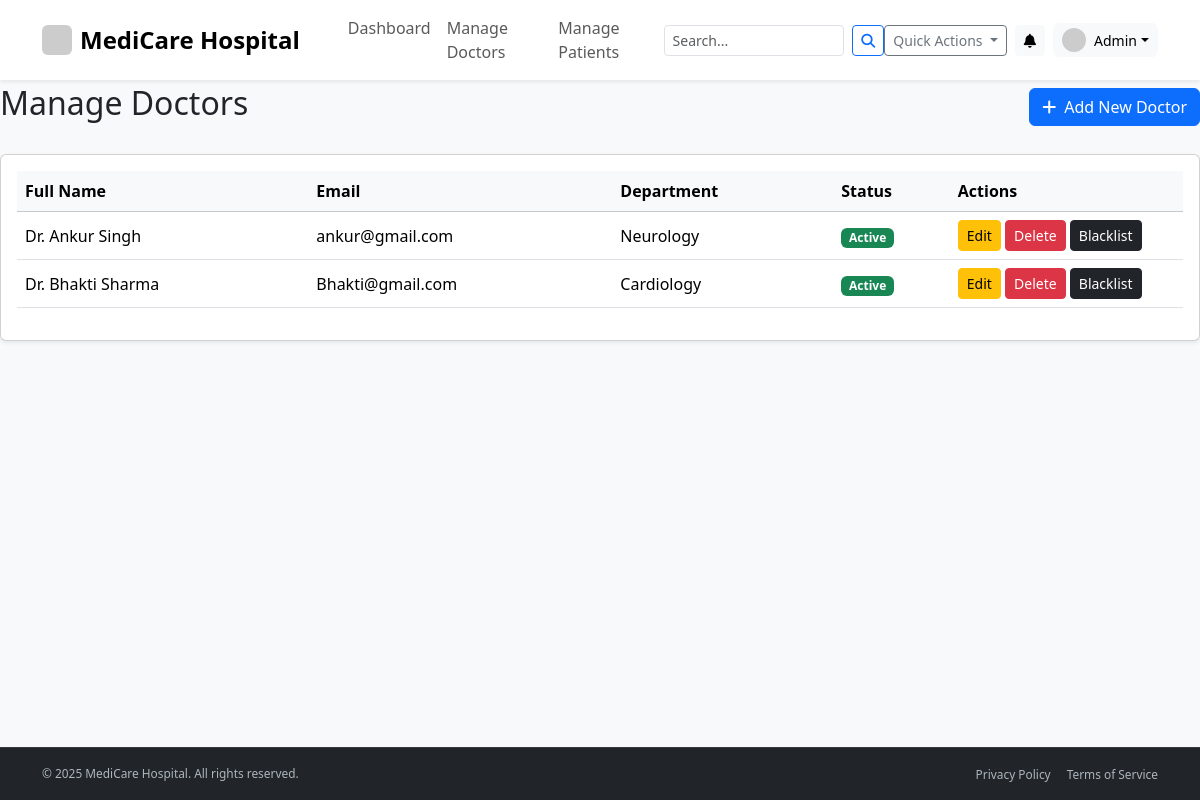
Page /admin/doctors (signed in) on the committed database.
### app/models.py (models this page shows, shortened)
class User(db.Model, UserMixin):
    __tablename__ = 'user'
    id = db.Column(db.Integer, primary_key=True)
    email = db.Column(db.String(120), unique=True, nullable=False)
    password_hash = db.Column(db.String(128), nullable=False)
    role = db.Column(db.String(10), nullable=False)  # 'admin', 'doctor', 'patient'
    created_at = db.Column(db.DateTime, default=datetime.utcnow)
    is_active = db.Column(db.Boolean, nullable=False, default=True)
    doctor_profile = db.relationship('DoctorProfile', backref='user', uselist=False, cascade="all, delete-orphan")
    patient_profile = db.relationship('PatientProfile', backref='user', uselist=False, cascade="all, delete-orphan")
    doctor_appointments = db.relationship('Appointment', foreign_keys='Appointment.doctor_id', backref='doctor', lazy=True)
    patient_appointments = db.relationship('Appointment', foreign_keys='Appointment.patient_id', backref='patient', lazy=True)
    availabilities = db.relationship('Availability', backref='doctor', lazy=True, cascade="all, delete-orphan")
    notifications = db.relationship('Notification', backref='user', lazy=True, cascade="all, delete-orphan")
    reviews_given = db.relationship('DoctorReview', foreign_keys='DoctorReview.patient_id', backref='patient', lazy=True)
    reviews_received = db.relationship('DoctorReview', foreign_keys='DoctorReview.doctor_id', backref='doctor', lazy=True)
    @property
    def password(self):
        raise AttributeError('password is not a readable attribute')

class DoctorProfile(db.Model):
    __tablename__ = 'doctor_profile'
    id = db.Column(db.Integer, primary_key=True)
    user_id = db.Column(db.Integer, db.ForeignKey('user.id'), nullable=False, unique=True)
    full_name = db.Column(db.String(100), nullable=False)
    department_id = db.Column(db.Integer, db.ForeignKey('department.id'), nullable=False)
    qualifications = db.Column(db.String(200))
    bio = db.Column(db.Text)

class Department(db.Model):
    __tablename__ = 'department'
    id = db.Column(db.Integer, primary_key=True)
    name = db.Column(db.String(100), unique=True, nullable=False)
    description = db.Column(db.Text)
    doctors = db.relationship('DoctorProfile', backref='department', lazy=True)

### app/routes/admin_routes.py (the view)
@admin_bp.route('/doctors')
@login_required
def manage_doctors():
    if current_user.role != 'admin':
        flash('You are not authorized to access this page.', 'danger')
        return redirect(url_for('main.home'))
    doctors = User.query.filter_by(role='doctor').join(DoctorProfile).order_by(DoctorProfile.full_name).all()
    return render_template('admin/manage_doctors.html', title='Manage Doctors', doctors=doctors)

### app/__init__.py (called while the page is built)
@app.context_processor
def inject_notifications():
    if current_user.is_authenticated:
        unread_notifications = Notification.query.filter_by(user_id=current_user.id, is_read=False).order_by(Notification.created_at.desc()).limit(5).all()
        notification_count = Notification.query.filter_by(user_id=current_user.id, is_read=False).count()
        return dict(unread_notifications=unread_notifications, notification_count=notification_count)
    return dict(unread_notifications=[], notification_count=0)

@app.context_processor
def inject_notifications():
    if current_user.is_authenticated:
        unread_notifications = Notification.query.filter_by(user_id=current_user.id, is_read=False).order_by(Notification.created_at.desc()).limit(5).all()
        notification_count = Notification.query.filter_by(user_id=current_user.id, is_read=False).count()
        return dict(unread_notifications=unread_notifications, notification_count=notification_count)
    return dict(unread_notifications=[], notification_count=0)

### app/models.py (called while the page is built)
@login_manager.user_loader
def load_user(user_id):
    return User.query.get(int(user_id))

### app/templates/admin/manage_doctors.html
{% extends "layout.html" %}
{% block content %}
    <div class="d-flex justify-content-between align-items-center mb-4">
        <h2>Manage Doctors</h2>
        <a href="{{ url_for('admin.add_doctor') }}" class="btn btn-primary">
            <i class="fas fa-plus me-2"></i>Add New Doctor
        </a>
    </div>
    <div class="card shadow-sm">
        <div class="card-body">
            <div class="table-responsive">
                <table class="table table-hover align-middle">
                    <thead class="table-light">
                        <tr>
                            <th>Full Name</th>
                            <th>Email</th>
                            <th>Department</th>
                            <th style="width: 10%;">Status</th>
                            <th style="width: 20%;">Actions</th>
                        </tr>
                    </thead>
                    <tbody>
                        {% for doctor in doctors %}
                        <tr>
                            <td>Dr. {{ doctor.doctor_profile.full_name }}</td>
                            <td>{{ doctor.email }}</td>
                            <td>{{ doctor.doctor_profile.department.name }}</td>
                            <td>
                                {% if doctor.is_active %}
                                    <span class="badge bg-success">Active</span>
                                {% else %}
                                    <span class="badge bg-dark">Blacklisted</span>
                                {% endif %}
                            </td>
                            <td>
                                <a href="{{ url_for('admin.edit_doctor', user_id=doctor.id) }}" class="btn btn-sm btn-warning">Edit</a>
                                <form action="{{ url_for('admin.delete_doctor', user_id=doctor.id) }}" method="POST" class="d-inline" onsubmit="return confirm('DELETE: Are you sure you want to PERMANENTLY DELETE this doctor?');">
                                    <button type="submit" class="btn btn-sm btn-danger">Delete</button>
                                </form>
                                {% if doctor.is_active %}
                                    <form action="{{ url_for('admin.blacklist_user', user_id=doctor.id) }}" method="POST" class="d-inline" onsubmit="return confirm('BLACKLIST: Are you sure you want to blacklist this doctor?');">
                                        <button type="submit" class="btn btn-sm btn-dark">Blacklist</button>
                                    </form>
                                {% else %}
                                    <form action="{{ url_for('admin.activate_user', user_id=doctor.id) }}" method="POST" class="d-inline">
                                        <button type="submit" class="btn btn-sm btn-success">Activate</button>
                                    </form>
                                {% endif %}
                            </td>
                        </tr>
                        {% else %}
                        <tr>
                            <td colspan="5" class="text-center text-muted">No doctors found.</td>
                        </tr>
                        {% endfor %}
                    </tbody>
                </table>
            </div>
        </div>
    </div>
{% endblock content %}

### app/templates/layout.html (style rules this page uses)
html { scroll-behavior: smooth; }
body { display: flex; flex-direction: column; min-height: 100vh; padding-top: 60px; }

### rows in the picture
User: doctor_profile.full_name "Ankur Singh", email "ankur@gmail.com", doctor_profile.department.name "Neurology", is_active "Active"
User: doctor_profile.full_name "Bhakti Sharma", email "Bhakti@gmail.com", doctor_profile.department.name "Cardiology", is_active "Active"
